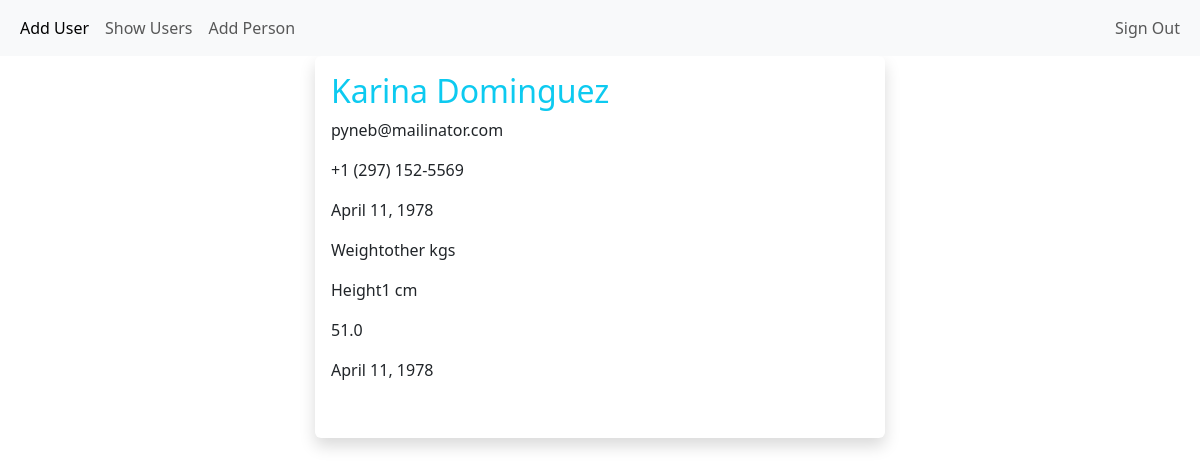
The page /details/4 (signed in) on the database its author committed.
### app_101/models.py (models this page shows)
class Person(models.Model):
    id = models.AutoField(primary_key=True)
    name = models.CharField(max_length=50)
    email = models.EmailField(max_length=50, unique=True)
    phone = models.CharField(max_length=20, unique=True)
    dob = models.DateField()
    weight = models.IntegerField(default=0)
    height = models.FloatField(default=1.6)
    gender = models.CharField(max_length=10, default="Male")
    salary=models.IntegerField(default=0)
    profile_pic=models.ImageField(upload_to="profile_pics", default="profile_pics/default.jpg")
    class Meta:
        db_table = 'people'

### app_101/views.py (the view)
# urls.py: path('details/<int:id>', views.details, name='details-page'),
@login_required
def details(request, id):
    person = Person.objects.get(id=id)
    return render(request, 'details.html', {'person': person})

### templates/details.html (shortened to what this page needs)
{% extends "master.html" %}
{% block content %}
    <div class="container">
        <div class="row justify-content-center">
            <div class="col-sm-6 shadow p-3 mb-5 bg-white rounded ">
                <h2 class="text-info">{{ person.name }}</h2>
                <p class="">{{ person.email }}</p>
                <p>{{ person.phone }}</p>
                <p>{{ person.dob }}</p>
                <p>Weight{{ person.gender }} kgs</p>
                <p>Height{{ person.weight }} cm</p>
                <p>{{ person.height }}</p>
                <p>{{ person.dob }}</p>
            </div>
        </div>
    </div>
{% endblock %}

### rows shown on the page
Person: name "Karina Dominguez", email "pyneb@mailinator.com", phone "+1 (297) 152-5569", dob "April 11, 1978", gender "other", weight "1", height "51.0"
